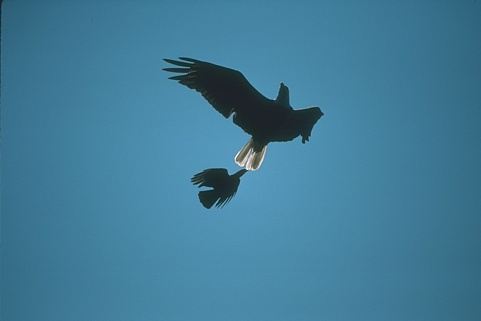
#> input picture Canny_edge_detector/Python Version/scr/easy/135069.jpg, 481 x 321 px; its folder holds only this picture in this run
$ python cannyEdge.py   (Python 2 division)
#> lines starting #> are read from the running program, lines starting #| are printed output that depends on the picture; after the words box and inside, x2 and y2 are one past the last pixel; in counts of white or black regions, pixels touching at a corner belong together
### Canny_edge_detector/Python Version/scr/utils.py
'''
  File name: utils.py
  Author: Haoyuan(Steve) Zhang
  Date created: 9/9/2017
'''

'''
  File clarification:
    Utils file that contributes the project
'''

import numpy as np
from scipy import signal
import matplotlib.pyplot as plt

'''
  Derivatives visualzation function
'''
# [34 lines left out: function visDerivatives, not called in this run]


'''
  Edge detection result visualization function
'''
def visCannyEdge(Im_raw, M, E):
  # plot image
  fig, (ax0, ax1, ax2) = plt.subplots(1, 3, figsize = (12, 12))

  # plot original image
  ax0.imshow(Im_raw)
  ax0.axis("off")
  ax0.set_title('Raw image')

  # plot edge detection result
  ax1.imshow(M, cmap='gray', interpolation='nearest')
  ax1.axis("off")
  ax1.set_title('Non-Max Suppression Result')

  # plot original image
  ax2.imshow(E, cmap='gray', interpolation='nearest')
  ax2.axis("off")
  ax2.set_title('Canny Edge Detection')

'''
  Edge detection visualization compared ground truth and own result
  - Input I_raw: raw image
  - Input I_groundTruth: canny edge detection by built in function
  - Input I_cannyOwn: canny edge detection by own design algorithm
'''
def visForComparison(I_raw, I_groundTruth, I_cannyOwn):
  # plot image
  fig, (ax0, ax1, ax2) = plt.subplots(1, 3, figsize = (12, 12))

  # plot original image
  ax0.imshow(I_raw)
  ax0.axis("off")
  ax0.set_title('Raw image')

  # plot edge detection result
  ax1.imshow(I_groundTruth, cmap='gray', interpolation='nearest')
  ax1.axis("off")
  ax1.set_title('Canny Edge Detection Ground Truth')

  # plot original image
  ax2.imshow(I_cannyOwn, cmap='gray', interpolation='nearest')
  ax2.axis("off")
  ax2.set_title('Canny Edge Detection')


'''
  Generate one dimension Gaussian distribution
  - input mu: the mean of pdf
  - input sigma: the standard derivation of pdf
  - input length: the size of pdf
  - output: a row vector represents one dimension Gaussian distribution
'''
def GaussianPDF_1D(mu, sigma, length):
  # create an array
  half_len = length / 2

  if np.remainder(length, 2) == 0:
    ax = np.arange(-half_len, half_len, 1)
  else:
    ax = np.arange(-half_len, half_len + 1, 1)

  ax = ax.reshape([-1, ax.size])
  denominator = sigma * np.sqrt(2 * np.pi)
  nominator = np.exp( -np.square(ax - mu) / (2 * sigma * sigma) )

  return nominator / denominator

'''
  Generate two dimensional Gaussian distribution
  - input mu: the mean of pdf
  - input sigma: the standard derivation of pdf
  - input row: length in row axis
  - input column: length in column axis
  - output: a 2D matrix represents two dimensional Gaussian distribution
'''
# [7 lines left out: function GaussianPDF_2D, not called in this run]

'''
  Convert RGB image to gray one manually
  - Input I_rgb: 3-dimensional rgb image
  - Output I_gray: 2-dimensional grayscale image
'''
def rgb2gray(I_rgb):
  r, g, b = I_rgb[:, :, 0], I_rgb[:, :, 1], I_rgb[:, :, 2]
  I_gray = 0.2989 * r + 0.5870 * g + 0.1140 * b
  return I_gray

'''
  Test the canny edge detection output's format including
  dimension, size and type
  - Input I: raw image
  - Input E: canny edge detection result
'''
def outputTest(I, E):
  test_pass = True

  # E should be 2D matrix
  if E.ndim != 2:
    print 'ERROR: Incorrect Edge map dimension! \n'
    test_pass = False
  # end if

  # E should have same size with original image
  nr_I, nc_I = I.shape[0], I.shape[1]
  nr_E, nc_E = E.shape[0], E.shape[1]

  if nr_I != nr_E or nc_I != nc_E:
    print 'ERROR: Edge map size has changed during operations! \n'
    test_pass = False
  # end if

  # E should be a binary matrix so that element should be either 1 or 0
  numEle = E.size
  numOnes, numZeros = E[E == 1].size, E[E == 0].size

  if numEle != (numOnes + numZeros):
    print 'ERROR: Edge map is not binary one! \n'
    test_pass = False
  # end if

  if test_pass:
    print 'Test Passed! \n'
  else:
    print 'Test Failed! \n'

  return test_pass

### Canny_edge_detector/Python Version/scr/findDerivatives.py
'''
  File name: findDerivatives.py
  Author: Haoyuan(Steve) Zhang
  Date created: 9/9/2017
'''

'''
  File clarification:
    Compute gradient information of the input grayscale image
    - Input I_gray: M x N matrix as image
    - Output Mag: M x N matrix represents the magnitude of derivatives
    - Output Magx: M x N matrix represents the magnitude of derivatives along x-axis
    - Output Magy: M x N matrix represents the magnitude of derivatives along y-axis
    - Output Ori: M x N matrix represents the orientation of derivatives
'''

import numpy as np
from scipy import signal
import utils

def findDerivatives(I_gray):
  # create a random Gaussian distribution along x and y axis respectfully
  gx = utils.GaussianPDF_1D(0, 1, 11)
  gy = gx.transpose()

  # compute derivatives along x and y axis
  dx = np.array([1, -1]).reshape([-1, 2])
  dy = np.array([[1], [-1]])

  Gx = signal.convolve2d(gx, dx, 'same')
  Gy = signal.convolve2d(gy, dy, 'same')

  # compute the gradient of image along x and y axis
  I_gray.astype(float)
  Gx.astype(float)
  Gy.astype(float)

  # Gaussian smoothing and gradient computation
  Magx = signal.convolve2d(I_gray, Gx, 'same')
  Magy = signal.convolve2d(I_gray, Gy, 'same')

  Mag = np.sqrt( np.square(Magx) + np.square(Magy) )
  Ori = np.arctan2(Magy, Magx)

  return Mag, Magx, Magy, Ori

### Canny_edge_detector/Python Version/scr/nonMaxSup.py
'''
  File name: nonMaxSup.py
  Author: Haoyuan(Steve) Zhang
  Date created: 9/10/2017
'''

'''
  File clarification:
    Find local maximum edge pixel using NMS along the line of the gradient
    - Input Mag: the matrix represents the magnitude of derivatives
    - Input Ori: the matrix represents the orientation of derivatives
    - Output M: the binary matrix represents the edge map after non-maximum suppression
'''

import numpy as np
from scipy import signal
import utils, helpers

def nonMaxSup(Mag, Ori):
  # set local threshold
  nr, nc = Mag.shape[0], Mag.shape[1]
  # separate cells and compute region magnitude
  numR, numC = 2, 2
  regionMagSum, sumMag, deltaMag_r, deltaMag_c = helpers.regionSumComputation(Mag, numR, numC)

  maxMag = np.amax(Mag)
  regionThreshold = (regionMagSum / float(sumMag * 15)) * maxMag

  # modify the origin Mag and Ori matrix for convenient
  Ori[Ori < 0] += np.pi  # make all orientation value as positive
  Ori_pad = np.lib.pad(Ori, ((1, 1), (1, 1)), 'constant', constant_values=(1))
  Mag_pad = np.lib.pad(Mag, ((1, 1), (1, 1)), 'constant', constant_values=(0))  # pad a layer of zeros around the Magnitiude matrix

  ## non-max supression
  M = np.zeros((nr, nc))  # initialize a binary logical matrix

  # traverse all pixles and compare its value with neighbors along the gradient direction
  for i in range(1, nr + 1):
    for j in range(1, nc + 1):
      # interpolation operation based on the distance ratio
      Ori_cur, pivot_Ori = Ori_pad[i, j], 0
      factor_pos1, factor_pos2 = 0, 0
      factor_neg1, factor_neg2 = 0, 0

      # the first region [0, pi / 4]
      if Ori_cur >= 0 and Ori_cur < (np.pi / 4):
        pivot_Ori = Ori_cur
        factor_pos1, factor_pos2 = Mag_pad[i, j + 1], Mag_pad[i + 1, j + 1]
        factor_neg1, factor_neg2 = Mag_pad[i, j - 1], Mag_pad[i - 1, j - 1]

      # the first region [pi / 4, pi / 2]
      elif Ori_cur >= (np.pi / 4) and Ori_cur < (np.pi / 2):
        pivot_Ori = (np.pi / 2) - Ori_cur
        factor_pos1, factor_pos2 = Mag_pad[i + 1, j], Mag_pad[i + 1, j + 1]
        factor_neg1, factor_neg2 = Mag_pad[i - 1, j], Mag_pad[i - 1, j - 1]

      # the first region [pi / 2, 3pi / 4]
      elif Ori_cur >= (np.pi / 2) and Ori_cur < (3 * np.pi / 4):
        pivot_Ori = Ori_cur - (np.pi / 2)
        factor_pos1, factor_pos2 = Mag_pad[i + 1, j], Mag_pad[i + 1, j - 1]
        factor_neg1, factor_neg2 = Mag_pad[i - 1, j], Mag_pad[i - 1, j + 1]

      # the first region [3pi / 4 , pi]
      elif Ori_cur >= (3 * np.pi / 4) and Ori_cur < np.pi:
        pivot_Ori = np.pi - Ori_cur
        factor_pos1, factor_pos2 = Mag_pad[i, j - 1], Mag_pad[i + 1, j - 1]
        factor_neg1, factor_neg2 = Mag_pad[i, j + 1], Mag_pad[i - 1, j + 1]

      # interpolate virtual values
      pad_pos = factor_pos1 * np.tan(pivot_Ori) + factor_pos2 * (1 - np.tan(pivot_Ori))
      pad_neg = factor_neg1 * np.tan(pivot_Ori) + factor_neg2 * (1 - np.tan(pivot_Ori))

      # non-max supression
      center = Mag_pad[i, j]
      # find the threshold in current cell
      threshold_cur = regionThreshold[ min((i - 1) / deltaMag_r, numR - 1), min((j - 1) / deltaMag_c, numC - 1) ]
      if center > pad_pos + threshold_cur and center > pad_neg + threshold_cur:
        # label current center can be treat as local max
        M[i - 1, j - 1] = 1
      # end if
    # end inner for
  # end outer for

  return M

### Canny_edge_detector/Python Version/scr/helpers.py
'''
  File name: helpers.py
  Author: Haoyuan(Steve) Zhang
  Date created: 9/10/2017
'''

'''
  File clarification:
    Helpers file that contributes the project
'''

import numpy as np
from scipy import signal
import matplotlib.pyplot as plt
import utils

'''
  Compute the sum of elements in local cells
  - Input M: the matrix that computed region sum
  - Input numR: the number of cells in row direction
  - Input numC: the number of cells in column direction
  - Output regionSum: the matrix that represents sum of region elements
  - Output totalRegionSum: the total sum of all cells
  - Output deltaR: length of each cell in row direction
  - Output deltaC: length of each cell in column direction
'''
def regionSumComputation(M, numR, numC):
  nr, nc = M.shape[0], M.shape[1]
  deltaR = nr / numR
  deltaC = nc / numC

  regionSum = np.zeros((numR, numC))
  totalRegionSum = 0

  for i in range(numR):
    for j in range(numC):
      cur_sum = M[i * deltaR : (i + 1) * deltaR, j * deltaC : (j + 1) * deltaC].sum()

      # assignment
      regionSum[i, j] = cur_sum
      totalRegionSum += cur_sum

    # end inner for
  # end outer for

  return regionSum, totalRegionSum, deltaR, deltaC

### Canny_edge_detector/Python Version/scr/edgeLink.py
'''
  File name: edgeLink.py
  Author: Haoyuan(Steve) Zhang
  Date created: 9/10/2017
'''

'''
  File clarification:
    Use hysteresis to link edges based on high and low magnitude thresholds
    - Input M: logical map after non-max suppression
    - Input Mag: the matrix represents the magnitude of gradient
    - Input Ori: the matrix represents the orientation of gradient
    - Output E: the binary matrix represents the final canny edge detection map
'''

import numpy as np
from scipy import signal
import utils, helpers

def edgeLink(M, Mag, Ori):
  # get matrix represents gradient magnitude at edge position
  Edge = M * Mag

  # separate cells and compute region magnitude
  numR, numC = 3, 2
  regionEdgeSum, sumEdge, deltaMag_r, deltaMag_c = helpers.regionSumComputation(Edge, numR, numC)

  # compute the sum of local gradient magnitude
  nr, nc = Mag.shape[0], Mag.shape[1]

  # set local low and high threshold
  # matrix to store local high threshold
  regionThresholdHigh = np.zeros((numR, numC))
  # matrix to store local high threshold
  regionThresholdLow = np.zeros((numR, numC))

  maxEdgeMag = np.amax(Edge)
  for i in range(numR):
    for j in range(numC):
      regionThresholdHigh[i, j] = ( regionEdgeSum[i, j] / float(sumEdge) ) * 0.8 * maxEdgeMag
      regionThresholdLow[i, j] = ( regionEdgeSum[i, j] / float(sumEdge) ) * 0.32 * maxEdgeMag
    # end inner for
  # end outer for

  # set matrix for start edge and link edge
  M_start = np.zeros((nr, nc))
  M_link = np.zeros((nr, nc))

  for i in range(nr):
    ind_cell_r = min(i / deltaMag_r, numR - 1)
    for j in range(nc):
      ind_cell_c = min(j / deltaMag_c, numC - 1)

      Edge_cur = Edge[i, j]
      thrHigh_cur, thrLow_cur = regionThresholdHigh[ind_cell_r, ind_cell_c], regionThresholdLow[ind_cell_r, ind_cell_c]

      if Edge_cur >= thrHigh_cur:
        M_start[i, j] = 1

      elif Edge_cur < thrHigh_cur and Edge_cur >= thrLow_cur:
        M_link[i, j] = 1
      # end if
    # end inner for
  # end outer for

  # start from strong edge point and find possible edge points to link together
  Ori[Ori < 0] += np.pi  # make all orientation value as positive
  Ori_pad = np.lib.pad(Ori, ((1, 1), (1, 1)), 'constant', constant_values=(10))
  M_start_pad = np.lib.pad(M_start, ((1, 1), (1, 1)), 'constant', constant_values=(0))

  # locate each link candidate position and test its neighbors in M_start_pad matrix
  indCandidates = np.where(M_link == 1)
  total = len(indCandidates[0])

  for i in range(total):
    ind_r_link, ind_c_link = indCandidates[0][i], indCandidates[1][i]
    ind_r_start, ind_c_start = ind_r_link + 1, ind_c_link + 1

    Ori_cur = Ori_pad[ind_r_start, ind_c_start]

    # multiple cases based on current gradient orientation
    # Gradient orientation is between [0, pi / 8]
    if Ori_cur >= 0 and Ori_cur < (np.pi / 8):
      ind_nei_r_u, ind_nei_c_u = ind_r_start - 1, ind_c_start
      ind_nei_r_d, ind_nei_c_d = ind_r_start + 1, ind_c_start

      # test whether either of neighbors is start edge point
      if M_start_pad[ind_nei_r_u, ind_nei_c_u] == 1 or M_start_pad[ind_nei_r_d, ind_nei_c_d] == 1:
        # test whether gradient direction is consist
        Ori_nei_u = Ori_pad[ind_nei_r_u, ind_nei_c_u]
        Ori_nei_d = Ori_pad[ind_nei_r_d, ind_nei_c_d]

        if Ori_nei_u >= 0 and Ori_nei_u < (np.pi / 8) and Ori_nei_d >= 0 and Ori_nei_d < (np.pi / 8):
          M_start_pad[ind_r_start, ind_c_start] = 1

    # Gradient orientation is between [7 * pi / 8, pi]
    elif Ori_cur >= (7 * np.pi / 8) and Ori_cur < (np.pi):
      ind_nei_r_u, ind_nei_c_u = ind_r_start - 1, ind_c_start
      ind_nei_r_d, ind_nei_c_d = ind_r_start + 1, ind_c_start

      # test whether either of neighbors is start edge point
      if M_start_pad[ind_nei_r_u, ind_nei_c_u] == 1 or M_start_pad[ind_nei_r_d, ind_nei_c_d] == 1:
        # test whether gradient direction is consist
        Ori_nei_u = Ori_pad[ind_nei_r_u, ind_nei_c_u]
        Ori_nei_d = Ori_pad[ind_nei_r_d, ind_nei_c_d]

        if Ori_nei_u >= (7 * np.pi / 8) and Ori_nei_u < np.pi and Ori_nei_d >= (7 * np.pi / 8) and Ori_nei_d < np.pi:
          M_start_pad[ind_r_start, ind_c_start] = 1

    # Gradient orientation is between [pi / 8, 3 * pi / 8]
    elif Ori_cur >= (np.pi / 8) and Ori_cur < (3 * np.pi / 8):
      ind_nei_r_u, ind_nei_c_u = ind_r_start - 1, ind_c_start + 1
      ind_nei_r_d, ind_nei_c_d = ind_r_start + 1, ind_c_start - 1

      # test whether either of neighbors is start edge point
      if M_start_pad[ind_nei_r_u, ind_nei_c_u] == 1 or M_start_pad[ind_nei_r_d, ind_nei_c_d] == 1:
        # test whether gradient direction is consist
        Ori_nei_u = Ori_pad[ind_nei_r_u, ind_nei_c_u]
        Ori_nei_d = Ori_pad[ind_nei_r_d, ind_nei_c_d]

        if Ori_nei_u >= (np.pi / 8) and Ori_nei_u < (3 * np.pi / 8) and Ori_nei_d >= (np.pi / 8) and Ori_nei_d < (3 * np.pi / 8):
          M_start_pad[ind_r_start, ind_c_start] = 1

    # Gradient orientation is between [3 * pi / 8, 5 * pi / 8]
    elif Ori_cur >= (3 * np.pi / 8) and Ori_cur < (5 * np.pi / 8):
      ind_nei_r_u, ind_nei_c_u = ind_r_start, ind_c_start + 1
      ind_nei_r_d, ind_nei_c_d = ind_r_start, ind_c_start - 1

      # test whether either of neighbors is start edge point
      if M_start_pad[ind_nei_r_u, ind_nei_c_u] == 1 or M_start_pad[ind_nei_r_d, ind_nei_c_d] == 1:
        # test whether gradient direction is consist
        Ori_nei_u = Ori_pad[ind_nei_r_u, ind_nei_c_u]
        Ori_nei_d = Ori_pad[ind_nei_r_d, ind_nei_c_d]

        if Ori_nei_u >= (3 * np.pi / 8) and Ori_nei_u < (5 * np.pi / 8) and Ori_nei_d >= (3 * np.pi / 8) and Ori_nei_d < (5 * np.pi / 8):
          M_start_pad[ind_r_start, ind_c_start] = 1

    # Gradient orientation is between [5 * pi / 8, 7 * pi / 8]
    elif Ori_cur >= (5 * np.pi / 8) and Ori_cur < (7 * np.pi / 8):
      ind_nei_r_u, ind_nei_c_u = ind_r_start - 1, ind_c_start - 1
      ind_nei_r_d, ind_nei_c_d = ind_r_start + 1, ind_c_start + 1

      # test whether either of neighbors is start edge point
      if M_start_pad[ind_nei_r_u, ind_nei_c_u] == 1 or M_start_pad[ind_nei_r_d, ind_nei_c_d] == 1:
        # test whether gradient direction is consist
        Ori_nei_u = Ori_pad[ind_nei_r_u, ind_nei_c_u]
        Ori_nei_d = Ori_pad[ind_nei_r_d, ind_nei_c_d]

        if Ori_nei_u >= (5 * np.pi / 8) and Ori_nei_u < (7 * np.pi / 8) and Ori_nei_d >= (5 * np.pi / 8) and Ori_nei_d < (7 * np.pi / 8):
          M_start_pad[ind_r_start, ind_c_start] = 1
    # end if
  # end for

  E = M_start_pad[1 : nr + 1, 1 : nc + 1]
  return E

### Canny_edge_detector/Python Version/scr/cannyEdge.py
'''
  File name: cannyEdge.py
  Author: Haoyuan(Steve) Zhang
  Date created: 9/10/2017
'''

'''
  File clarification:
    Canny edge detector
    - Input: A color image I = uint8(X, Y, 3), where X, Y are two dimensions of the image
    - Output: An edge map E = logical(X, Y)

    - TO DO: Complete three main functions findDerivatives, nonMaxSup and edgeLink
             to make your own canny edge detector work
'''

import numpy as np
import matplotlib.pyplot as plt
import os, cv2
from scipy import signal
from PIL import Image

# import functions
from findDerivatives import findDerivatives
from nonMaxSup import nonMaxSup
from edgeLink import edgeLink
import utils, helpers

# cannyEdge detector
def cannyEdge(I):
  # convert RGB image to gray color space
  im_gray = utils.rgb2gray(I)
  # im_gray = cv2.cvtColor(I, cv2.COLOR_RGB2GRAY)

  Mag, Magx, Magy, Ori = findDerivatives(im_gray)
  M = nonMaxSup(Mag, Ori)
  E = edgeLink(M, Mag, Ori)

  # only when test passed that can show all results
  if utils.outputTest(im_gray, E):
    # visualization results
    # utils.visDerivatives(im_gray, Mag, Magx, Magy)
    utils.visCannyEdge(I, M, E)

    # Compare your result with built in function
    GroundT = cv2.Canny(I, 50, 250)
    utils.visForComparison(I, GroundT, E)

    plt.show()

  return E


if __name__ == "__main__":
  # the folder name that stores all images
  folder = 'easy'

  # read images one by one
  for filename in os.listdir(folder):
    # read in image and convert color space for better visualization
    im_path = os.path.join(folder, filename)
    im_cur = np.array(Image.open(im_path).convert('RGB'))
#> im_cur is the input picture: shape (321, 481, 3); mean R, G, B 65.3, 124.2, 152.6

    # im_cur = cv2.imread(os.path.join(folder, filename))
    # im_cur = cv2.cvtColor(im_cur, cv2.COLOR_BGR2RGB)

    ## TO DO: Complete 'cannyEdge' function
    E = cannyEdge(im_cur)
#> in findDerivatives, `Magx = signal.convolve2d(I_gray, Gx, 'same')`:
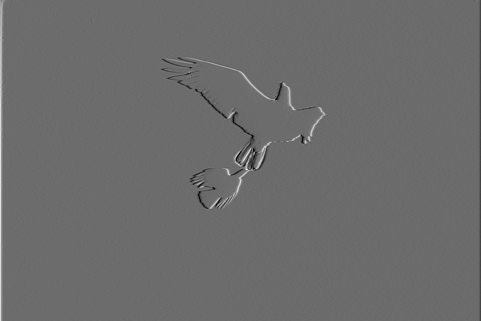
#> Magx: shape (321, 481) float64; min -36.84, max 49.96, mean 0.1; drawn with min black and max white
#> in findDerivatives, `Magy = signal.convolve2d(I_gray, Gy, 'same')`:
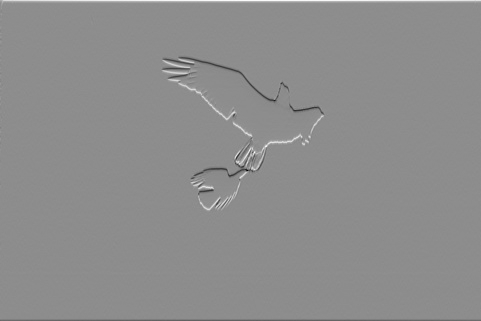
#> Magy: shape (321, 481) float64; min -58.33, max 47.07, mean 0.1; drawn with min black and max white
#> in findDerivatives, `Ori = np.arctan2(Magy, Magx)`:
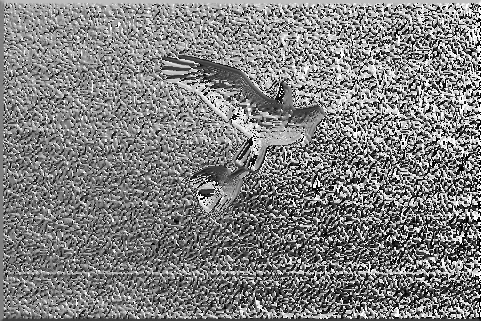
#> Ori: shape (321, 481) float64; min -3.14, max 3.14, mean 0.0247; drawn with min black and max white
#> after the loop in regionSumComputation, `for i in range(numR):`: regionSum = [[59617.2, 53648.3], [39669.8, 21515.7]]; totalRegionSum = 174451.1
#> in nonMaxSup, `regionMagSum, sumMag, deltaMag_r, deltaMag_c = helpers.regionSumComput..`: regionMagSum = [[59617.2, 53648.3], [39669.8, 21515.7]]; sumMag = 174451.1; deltaMag_r = 160; deltaMag_c = 240
#> in nonMaxSup, `maxMag = np.amax(Mag)`: maxMag = 65.31
#> in nonMaxSup, `regionThreshold = (regionMagSum / float(sumMag * 15)) * maxMag`: regionThreshold = [[1.49, 1.34], [0.99, 0.537]]
#> in nonMaxSup, `Ori[Ori < 0] += np.pi`:
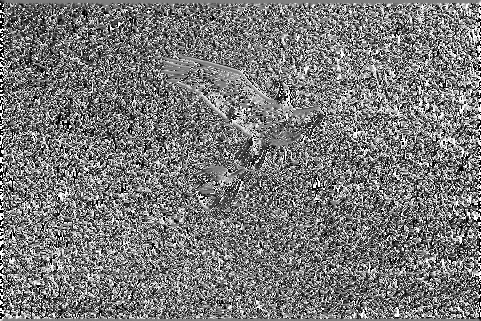
#> Ori: shape (321, 481) float64; min 1.81e-06, max 3.14, mean 1.49; drawn with min black and max white
#> after the loop in nonMaxSup, `for i in range(1, nr + 1):`:
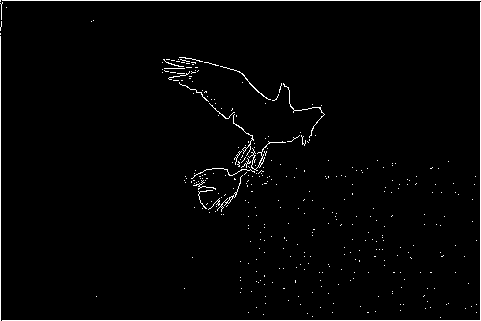
#> M: shape (321, 481) float64; values 0 (black) and 1 (white), 1.9% white in thin lines or dots
#> in edgeLink, `regionEdgeSum, sumEdge, deltaMag_r, deltaMag_c = helpers.regionSumComp..`: regionEdgeSum = [[20100.3, 13275], [13864.1, 10820.1], [8094.7, 4046.5]]; sumEdge = 70200.6; deltaMag_r = 107; deltaMag_c = 240
#> in edgeLink, `maxEdgeMag = np.amax(Edge)`: maxEdgeMag = 65.31
#> after the loop in edgeLink, `for i in range(numR):`: regionThresholdHigh = [[14.96, 9.88], [10.32, 8.05], [6.02, 3.01]]; regionThresholdLow = [[5.98, 3.95], [4.13, 3.22], [2.41, 1.2]]
#> in edgeLink, `Ori_pad = np.lib.pad(Ori, ((1, 1), (1, 1)), 'constant', constant_value..`:
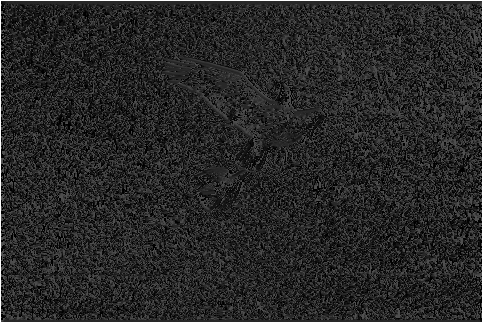
#> Ori_pad: shape (323, 483) float64; min 1.81e-06, max 10, mean 1.58; drawn with min black and max white
#> in edgeLink, `indCandidates = np.where(M_link == 1)`: indCandidates = 83 positions, rows 59 to 317, columns 178 to 476
#> in edgeLink, `total = len(indCandidates[0])`: total = 83
#> the loop in edgeLink, `for i in range(total):` made 83 passes
#> (ind_r_link, ind_c_link, ind_r_start, ind_c_start, Ori_cur, ind_nei_r_u, ind_nei_c_u, ind_nei_r_d) on passes 2, 7, 48, 51: (63, 195, 64, 196, 2.96, 63, 196, 65), (72, 189, 73, 190, 0.782, 72, 191, 74), (180, 203, 181, 204, 0.492, 180, 205, 182), (189, 215, 190, 216, 3.09, 189, 216, 191)
#> in cannyEdge, `GroundT = cv2.Canny(I, 50, 250)`:
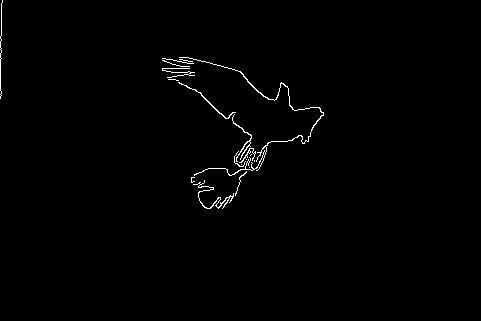
#> GroundT: shape (321, 481); 0.83% white in thin lines or dots, all inside (x1, y1, x2, y2) = (0, 0, 324, 209)
